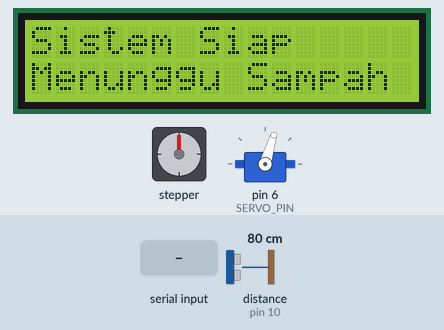
Recording of a sketch running on a simulated Arduino Uno, built with avr-gcc and run on an emulated ATmega328P. Parts: stepper motor, 16×2 character LCD, servo. Wiring (inferred from the names in the program): ultrasonic range finder: trigger pin 9; echo pin 10; stepper motor driver (200 steps per turn assumed): step pin 3; direction pin 4. The test bench sets the inputs (shaded band); at power-on: distance to the obstacle (sensor on pin 10) 80 cm. The echo pulse lasts 58.3 µs per cm; what the sketch prints to the serial monitor is not drawn.

Above: at 1.2 s.
1.3 s: distance to the obstacle (sensor on pin 10) set to 2 cm
At 1.8 s:
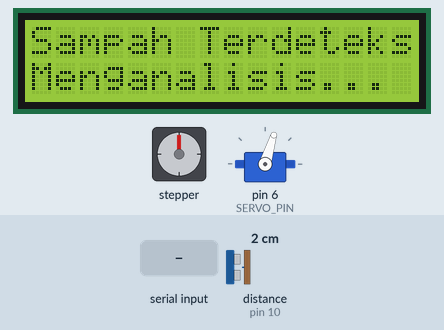
2.8 s: "1\n" received over Serial
At 4.0 s:
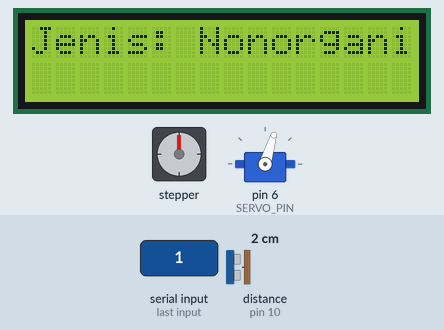
5.8 s: "0\n" received over Serial
At 8.9 s:
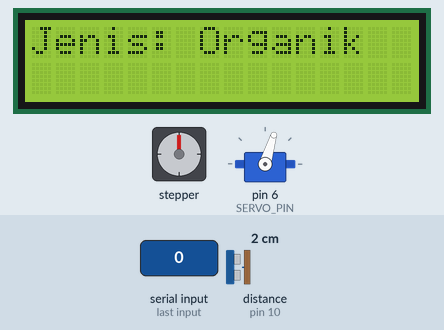
11.8 s: "2\n" received over Serial
At 13.7 s:
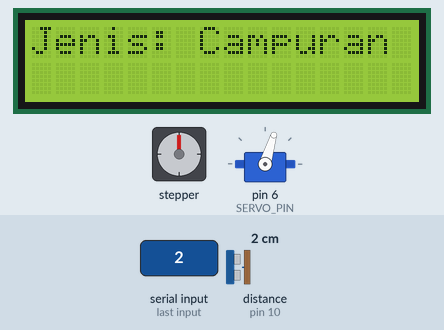
19.3 s: distance to the obstacle (sensor on pin 10) set to 4 cm
Timing chart, 0 to 21.8 s (numbered marks = the images above; inputs shaded):
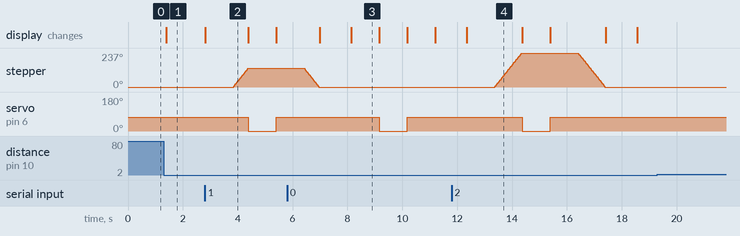

Measured:
- after the input at 1.3 s, the display: changes after 0.09 s (image 1)
- after the input at 2.8 s, stepper: turns 129° clockwise in 0.52 s, starting after 1.1 s; servo on pin 6 (SERVO_PIN): 73° → 0° after 1.6 s, → 73° 1.0 s later; the display: changes at once (image 2)
- after the input at 5.8 s, servo on pin 6 (SERVO_PIN): 73° → 0° after 3.4 s, → 73° 1.0 s later; the display: first differs from a run without the input after 2.3 s (image 3)
- after the input at 11.8 s, stepper: turns 237° clockwise in 1.0 s, then 237° counter-clockwise in 0.97 s; servo on pin 6 (SERVO_PIN): 73° → 0° after 2.6 s, → 73° 1.0 s later; the display: changes after 0.55 s (image 4)
- after the input at 19.3 s, every drawn part: stays the same
- what the display in image 3 shows lasts 1.1 s, from 8.1 s to 9.2 s

The sketch:

main.ino
```cpp
// Include Library
#include <Wire.h>
#include <LiquidCrystal_I2C.h>
#include <Servo.h>

// ==================== DEFINISI KONSTANTA & VARIABEL ====================

// --- Definisi Pesan Serial ---
const char* MSG_TRIGGER_RASPI = "3";
const char* MSG_ORGANIK = "0";
const char* MSG_NONORGANIK = "1";
const char* MSG_CAMPURAN = "2";
const char* MSG_ERROR = "00";

// --- Konfigurasi Sensor HC-SR04 ---
const int HCSR_TRIG_PIN = 9;
const int HCSR_ECHO_PIN = 10;
const float INITIAL_DISTANCE = 34.78;
const float DISTANCE_THRESHOLD = INITIAL_DISTANCE - 5.0; // Threshold untuk deteksi sampah

// --- Konfigurasi Motor Stepper (berdasarkan stepper_motor.ino) ---
const int STEP_PIN = 3;
const int DIR_PIN = 4;
const int STEPS_ORGANIK = 0;      // 0 step
const int STEPS_NONORGANIK = 72;  // 66 step
const int STEPS_CAMPURAN = 132;   // 132 step
const int STEPS_PER_REV = 200;    // step motor 1,8°
const int RPM = 40;               // kecepatan putaran
const int STEP_DELAY = 60L * 1000L * 1000L / STEPS_PER_REV / RPM / 2; // delay per setengah pulsa (micro-second)

// --- Konfigurasi Motor Servo ---
const int SERVO_PIN = 6;
const int SERVO_CLOSE_POS = 73;
const int SERVO_OPEN_POS = 0;

// --- Konfigurasi LCD I2C ---
LiquidCrystal_I2C lcd(0x27, 16, 2);

// --- Konfigurasi Servo ---
Servo gateServo;

// ==================== FUNGSI SETUP ====================

void setup() {
  // Inisialisasi Serial Komunikasi
  Serial.begin(9600);
  Serial.println("Sistem Pemilah Sampah Siap.");

  // Inisialisasi LCD
  lcd.init();
  lcd.backlight();
  lcd.setCursor(0, 0);
  lcd.print("Sistem Siap");
  lcd.setCursor(0, 1);
  lcd.print("Menunggu Sampah");

  // Inisialisasi Pin Sensor HC-SR04
  pinMode(HCSR_TRIG_PIN, OUTPUT);
  pinMode(HCSR_ECHO_PIN, INPUT);

  // Inisialisasi Pin Motor Stepper
  pinMode(DIR_PIN, OUTPUT);
  pinMode(STEP_PIN, OUTPUT);

  // Inisialisasi Motor Servo
  gateServo.attach(SERVO_PIN);
  gateServo.write(SERVO_CLOSE_POS); // Pastikan gerbang tertutup di awal
}

// ==================== FUNGSI LOOP UTAMA ====================

void loop() {
  float currentDistance = measureDistance();
  // 1. Cek jika ada sampah yang masuk (jarak berkurang signifikan)
  if (currentDistance < DISTANCE_THRESHOLD) {
    lcd.clear();
    lcd.print("Sampah Terdeteksi");

    // 2. Kirim trigger ke Raspberry Pi
    Serial.println(MSG_TRIGGER_RASPI);

    // 3. Tunggu balasan dari Raspberry Pi
    lcd.setCursor(0, 1);
    lcd.print("Menganalisis...");

    while (Serial.available() == 0) {
      // Tunggu hingga ada data serial yang masuk
    }

    String response = Serial.readStringUntil('\n');
    response.trim();

    int stepsToMove = 0;

    // 4. Proses pesan dari Raspberry Pi
    if (response == MSG_ORGANIK) {
      lcd.clear();
      lcd.print("Jenis: Organik");
      stepsToMove = STEPS_ORGANIK;
    } else if (response == MSG_NONORGANIK) {
      lcd.clear();
      lcd.print("Jenis: Nonorganik");
      stepsToMove = STEPS_NONORGANIK;
    } else if (response == MSG_CAMPURAN) {
      lcd.clear();
      lcd.print("Jenis: Campuran");
      stepsToMove = STEPS_CAMPURAN;
    } else if (response == MSG_ERROR) {
      lcd.clear();
      lcd.print("Jenis: Invalid");
      delay(500);
      lcd.clear();
      lcd.print("Jenis: Campuran");
      stepsToMove = STEPS_CAMPURAN;
    }else {
      lcd.clear();
      lcd.print("Pesan Tdk Dikenal");
      delay(2000); // Tampilkan pesan error sejenak
      resetToWaiting();
      return; // Kembali ke awal loop
    }

    delay(1000); // Jeda agar pesan di LCD terbaca

    // 5. Putar motor stepper sesuai jenis sampah
    if (stepsToMove > 0) {
      lcd.setCursor(0, 1);
      lcd.print("Memutar wadah...");
      rotateStepper(stepsToMove, HIGH);
    }

    // 6. Buka dan tutup gerbang servo
    lcd.setCursor(0, 1);
    lcd.print("Membuka gerbang ");
    gateServo.write(SERVO_OPEN_POS);
    delay(1000);

    lcd.setCursor(0, 1);
    lcd.print("Menutup gerbang ");
    gateServo.write(SERVO_CLOSE_POS);
    delay(1000);

    // 7. Kembalikan motor stepper ke posisi awal
    if (stepsToMove > 0) {
      lcd.setCursor(0, 1);
      lcd.print("Kembali ke awal ");
      rotateStepper(stepsToMove, LOW);
    }

    // 8. Kembali ke siklus awal
    resetToWaiting();
  }

  // Beri jeda singkat antar pengukuran untuk stabilitas sensor
  delay(100);
}

// ==================== FUNGSI BANTUAN ====================

/**
 * Mengukur jarak menggunakan sensor HC-SR04.
 * @return Jarak dalam sentimeter (cm).
 */
float measureDistance() {
  digitalWrite(HCSR_TRIG_PIN, LOW);
  delayMicroseconds(2);
  digitalWrite(HCSR_TRIG_PIN, HIGH);
  delayMicroseconds(10);
  digitalWrite(HCSR_TRIG_PIN, LOW);

  long duration = pulseIn(HCSR_ECHO_PIN, HIGH);
  float distance = duration * 0.0343 / 2;
  return distance;
}

/**
 * Menggerakkan motor stepper.
 * @param steps Jumlah langkah.
 * @param direction Arah putaran (HIGH atau LOW).
 */
void rotateStepper(int steps, bool direction) {
  digitalWrite(DIR_PIN, direction);
  for (int i = 0; i < steps; i++) {
    digitalWrite(STEP_PIN, HIGH);
    delayMicroseconds(STEP_DELAY);
    digitalWrite(STEP_PIN, LOW);
    delayMicroseconds(STEP_DELAY);
  }
}

/**
 * Mengatur ulang tampilan LCD ke status menunggu.
 */
void resetToWaiting() {
  lcd.clear();
  lcd.print("Sistem Siap");
  lcd.setCursor(0, 1);
  lcd.print("Menunggu Sampah");
  delay(1000); // Beri jeda agar tidak langsung mendeteksi sampah yang sama
}
```
